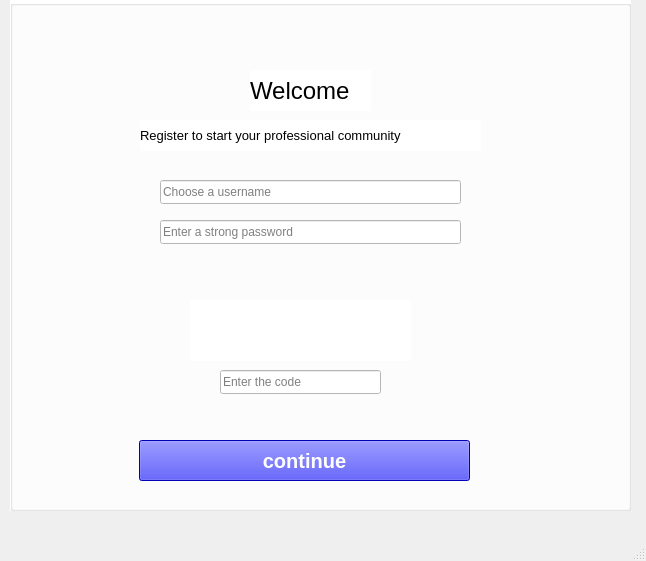
<?xml version="1.0" encoding="UTF-8"?>
<ui version="4.0">
 <class>Register</class>
 <widget class="QMainWindow" name="Register">
  <property name="geometry">
   <rect>
    <x>0</x>
    <y>0</y>
    <width>646</width>
    <height>561</height>
   </rect>
  </property>
  <property name="windowTitle">
   <string>MainWindow</string>
  </property>
  <widget class="QWidget" name="centralwidget">
   <widget class="QGroupBox" name="groupBox">
    <property name="geometry">
     <rect>
      <x>10</x>
      <y>0</y>
      <width>621</width>
      <height>511</height>
     </rect>
    </property>
    <property name="styleSheet">
     <string notr="true">background-color: rgb(255, 255, 255);</string>
    </property>
    <property name="title">
     <string/>
    </property>
    <widget class="QLabel" name="label">
     <property name="geometry">
      <rect>
       <x>240</x>
       <y>70</y>
       <width>121</width>
       <height>41</height>
      </rect>
     </property>
     <property name="font">
      <font>
       <pointsize>18</pointsize>
      </font>
     </property>
     <property name="styleSheet">
      <string notr="true">color: rgb(0, 0, 0);</string>
     </property>
     <property name="text">
      <string>Welcome</string>
     </property>
    </widget>
    <widget class="QLabel" name="label_2">
     <property name="geometry">
      <rect>
       <x>130</x>
       <y>120</y>
       <width>341</width>
       <height>31</height>
      </rect>
     </property>
     <property name="font">
      <font>
       <pointsize>10</pointsize>
      </font>
     </property>
     <property name="styleSheet">
      <string notr="true">color: rgb(0, 0, 0);</string>
     </property>
     <property name="text">
      <string>Register to start your professional community</string>
     </property>
    </widget>
    <widget class="QLineEdit" name="lineEdit">
     <property name="geometry">
      <rect>
       <x>150</x>
       <y>180</y>
       <width>301</width>
       <height>24</height>
      </rect>
     </property>
     <property name="placeholderText">
      <string>Choose a username</string>
     </property>
    </widget>
    <widget class="QLineEdit" name="lineEdit_2">
     <property name="geometry">
      <rect>
       <x>150</x>
       <y>220</y>
       <width>301</width>
       <height>24</height>
      </rect>
     </property>
     <property name="placeholderText">
      <string>Enter a strong password</string>
     </property>
    </widget>
    <widget class="QLabel" name="label_3">
     <property name="geometry">
      <rect>
       <x>180</x>
       <y>300</y>
       <width>221</width>
       <height>61</height>
      </rect>
     </property>
     <property name="styleSheet">
      <string notr="true">background-color: rgb(47, 120, 255);
background-color: rgb(255, 255, 255);</string>
     </property>
     <property name="text">
      <string/>
     </property>
    </widget>
    <widget class="QLineEdit" name="lineEdit_3">
     <property name="geometry">
      <rect>
       <x>210</x>
       <y>370</y>
       <width>161</width>
       <height>24</height>
      </rect>
     </property>
     <property name="placeholderText">
      <string>Enter the code</string>
     </property>
    </widget>
    <widget class="QPushButton" name="pushButton">
     <property name="geometry">
      <rect>
       <x>129</x>
       <y>440</y>
       <width>331</width>
       <height>41</height>
      </rect>
     </property>
     <property name="font">
      <font>
       <pointsize>15</pointsize>
       <weight>75</weight>
       <bold>true</bold>
      </font>
     </property>
     <property name="styleSheet">
      <string notr="true">background-color: rgb(0, 0, 255);
color: rgb(255, 255, 255);</string>
     </property>
     <property name="text">
      <string>continue</string>
     </property>
    </widget>
   </widget>
  </widget>
  <widget class="QMenuBar" name="menubar">
   <property name="geometry">
    <rect>
     <x>0</x>
     <y>0</y>
     <width>646</width>
     <height>25</height>
    </rect>
   </property>
  </widget>
  <widget class="QStatusBar" name="statusbar"/>
 </widget>
 <resources/>
 <connections/>
</ui>
